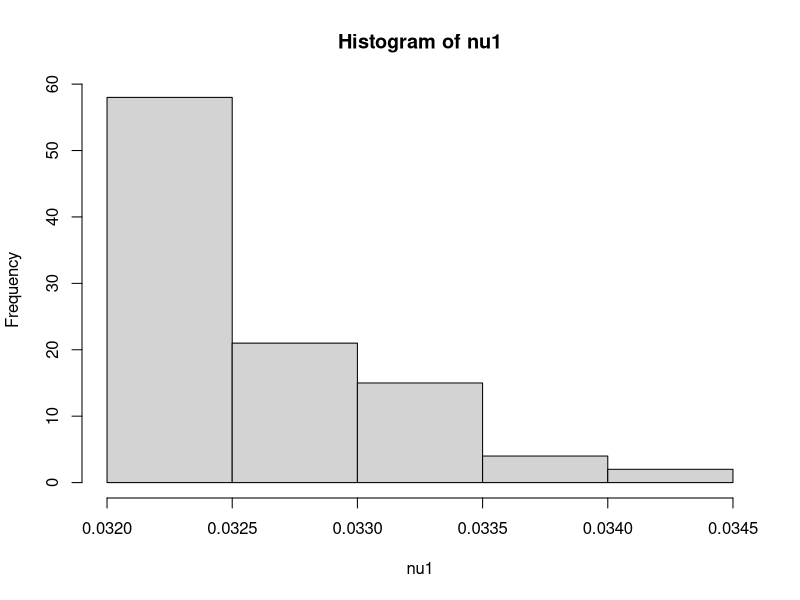
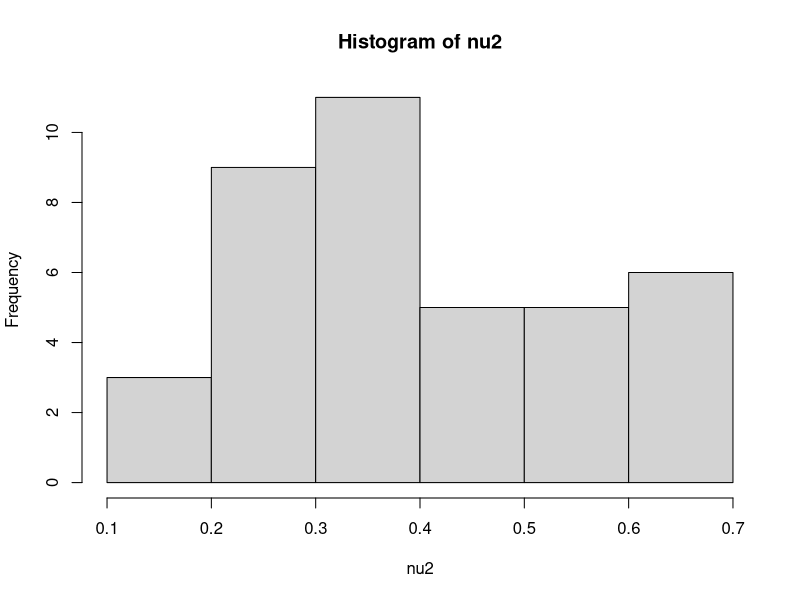

These charts were generated, in order, by the following R code: (Note: this script raises an error after producing the figures.)
#######################
###### PROBLEM 2 ######

# STATUS: Need to test each g(x), but main procedure is clear
# ************************************************************
# Need to review how h(x), f(x), and g(x) go together

# If estimating mu = Int(h(x) * f(x) dx), we use
# mu = Int(h(x) * (f(x)/g(x)) * g(x) dx), where
# g is a PDF such that g(x) > 0 whenever f(x) > 0

# In general
# f(x) <-
# h(x) <- indicator function

# Either sample conditionally in the given int. range 
# OR change all samples out of the given int. range to be 0


# So we sample from g(x) and place the resulting samples in
# the expression h(x)*f(x)/g(x)

# For nu <- 0.1

# g(x) <- N(1.5, 0.1^2)

IS2 <- function(n, nu)
{
    g.x = rnorm(n, 1.5, nu^2)
    for(i in 1:n)
    {
        if(g.x[i] > 2 | g.x[i] < 1)
        {
            g.x[i] = 1e6
        }
    }
    g.x = g.x[which(g.x != 1e6)]
    out = nu*exp(((g.x-1.5)^2)/(2*nu^2) - ((g.x^2)/2))
    out
}

nu1 = IS2(100, 0.1)
nu2 = IS2(100, 1)
nu3 = IS2(100, 10)


hist(nu1)
hist(nu2)
hist(nu3)


# Our goal should be ~ 0.136, but we're not seeing that yet...
